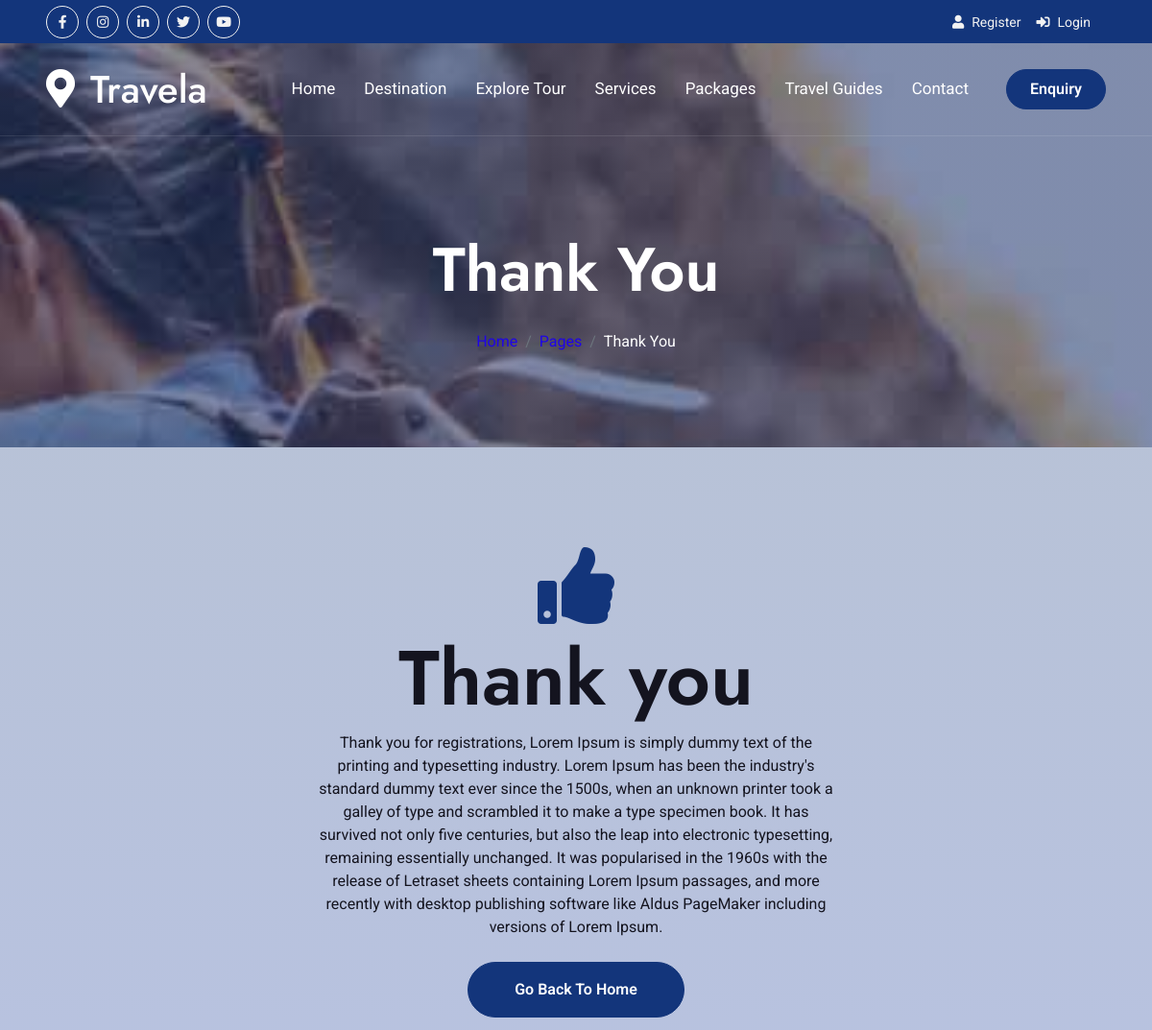
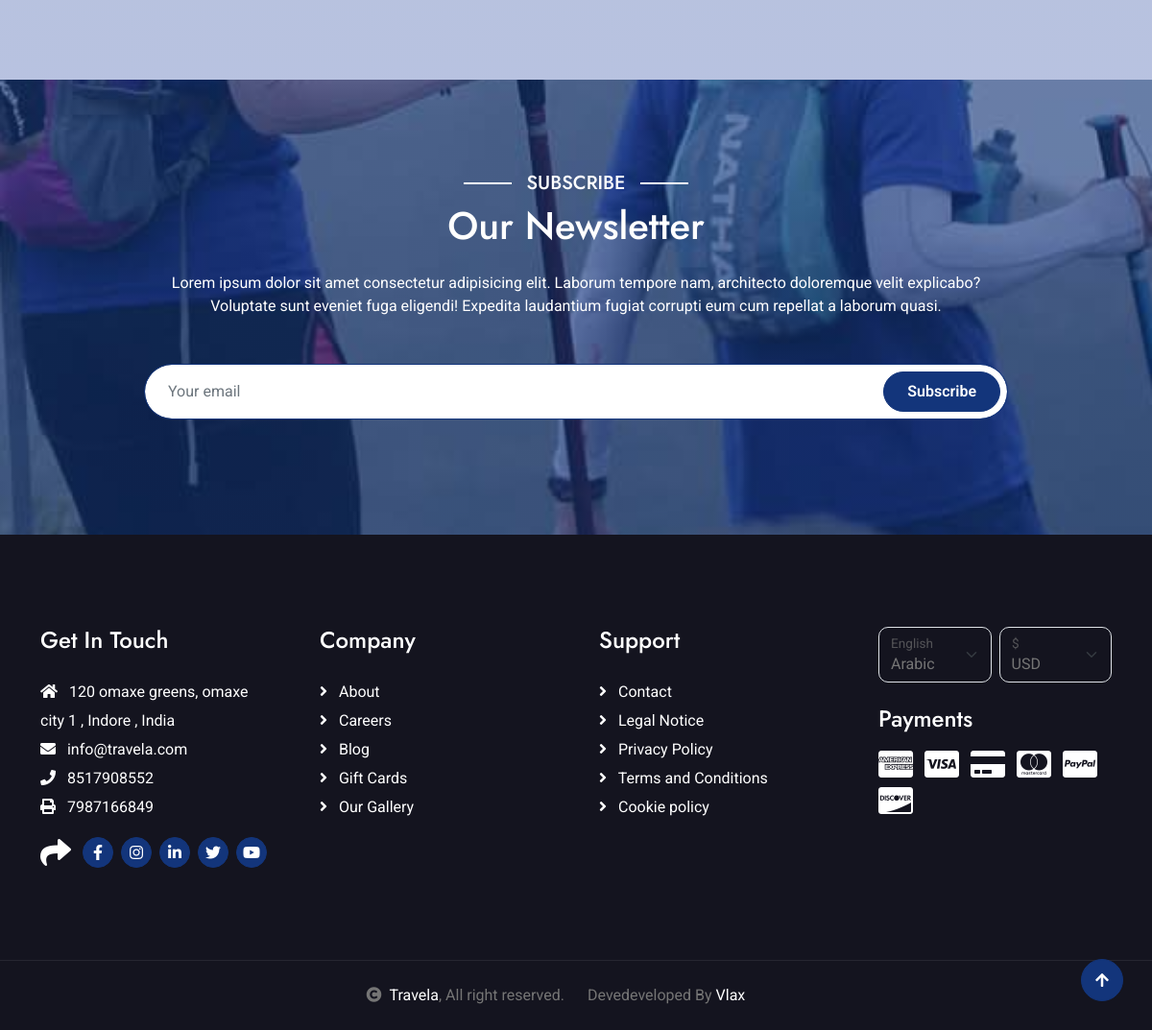
The app's page /thank-you/ with its own data (2 pictures, top to bottom).
### setting/models.py (models this page shows, shortened)
class SocialMediaLink(models.Model):
    social_media_title = models.CharField(max_length=50, verbose_name='Social Media Platform')
    social_media_url = models.CharField(max_length=50, verbose_name='Social Media URL')
    social_media_icon = models.CharField(max_length=50, verbose_name='Social Media icon')
    is_active = models.BooleanField(default=True)
    class Meta:
        verbose_name = 'Social Media Link'
        verbose_name_plural = 'Social Media Links'
        ordering = ['social_media_title']  # Order by platform name

class Setting(models.Model):
    site_name = models.CharField(max_length=100, verbose_name='Site Name')
    site_keywords = models.CharField(max_length=255, verbose_name='Site Keywords')
    site_email = models.EmailField(verbose_name='Site Email')
    site_hr_email = models.EmailField(verbose_name='Hr Email')
    site_phone = models.CharField(max_length=20, verbose_name='Site Phone')
    site_fax = models.CharField(max_length=20, verbose_name='Site FAX')
    site_address = models.CharField(max_length=255, verbose_name='Site Address')
    site_contry = models.CharField(max_length=255, verbose_name='Contry')
    site_city = models.CharField(max_length=255, verbose_name='City')
    site_logo = models.FileField(upload_to=logo_image_upload_path,max_length=250,null=True,default=None)
    site_description = models.TextField(verbose_name='Site Description')
    class Meta:
        verbose_name = 'Web Setting'
        verbose_name_plural = 'Website Setting'
        ordering = ['site_name']  # Order by site name

### dj_19/views.py (the view)
# urls.py: path('thank-you/', views.thankYouPage, name='thankYouPage'),
def thankYouPage(request):
    return render(request, 'pages/thank_you.html', {'title': 'Thank You', 'breadcrumb_title': 'Thank You'})

### dj_19/context_processors.py (called while the page is built, shortened)
def websiteInfo(request):
    data = Setting.objects.first()
    if data:
        return {
            'site_name': data.site_name,
            'site_description': data.site_description,
            'site_keywords': data.site_keywords,
            'site_logo': data.site_logo.url if data.site_logo else None,
            'site_email': data.site_email,
            'site_hr_email': data.site_hr_email,
            'site_phone': data.site_phone,
            'site_fax': data.site_fax,
            'site_address': data.site_address,
            'site_contry': data.site_contry,
            'site_city': data.site_city,
        }

def websiteDevedevelopedInfo(request):
    return {
        'devedeveloped_by': 'Vlax',
        'devedeveloped_url': 'https://vlax.in/',
    }

def websiteSocialMediaLinks(request):
    social_links = SocialMediaLink.objects.filter(is_active=True)
    return {
        'social_links': social_links,
    }

def registrationsFormDisplay(request):
    form = CreateUserForm()
    return {
        'registrationsForm':form
    }

def userInfoByUserID(request):
    user_profile = None
    if request.user.is_authenticated:
        try:
            user_profile = UserProfile.objects.get(user=request.user)
        except UserProfile.DoesNotExist:
            pass
    return {
        'UserProfileInfo': user_profile
    }

### templates/pages/thank_you.html (shortened to what this page needs)
{% extends 'main_templates.html' %}
{% block content %}
{% load static %}
{% include 'include/breadcrumb.html' %}
<div class="container-fluid py-5" style="background: linear-gradient(rgba(19, 53, 123, 0.3), rgba(19, 53, 153, 0.3)); object-fit: cover;">
   <div class="container py-5 text-center">
         <div class="row justify-content-center">
            <div class="col-lg-6">
               <i class="fa fa-thumbs-up display-1 text-primary" aria-hidden="true"></i>
               <h1 class="display-1">Thank you</h1>
               <p class="mb-4 text-dark">Thank you for registrations, Lorem Ipsum is simply dummy text of the printing and typesetting industry. Lorem Ipsum has been the industry's standard dummy text ever since the 1500s, when an unknown printer took a galley of type and scrambled it to make a type specimen book. It has survived not only five centuries, but also the leap into electronic typesetting, remaining essentially unchanged. It was popularised in the 1960s with the release of Letraset sheets containing Lorem Ipsum passages, and more recently with desktop publishing software like Aldus PageMaker including versions of Lorem Ipsum.</p>
               <a class="btn btn-primary rounded-pill py-3 px-5" href="{% url 'home' %}">Go Back To Home</a>
            </div>
         </div>
   </div>
</div>
{% endblock %}

### templates/include/topbar.html (shortened to what this page needs)
<div class="container-fluid bg-primary px-5 d-none d-lg-block">
            <div class="row gx-0">
                <div class="col-lg-8 text-center text-lg-start mb-2 mb-lg-0">
                    <div class="d-inline-flex align-items-center" style="height: 45px;">
                        {% for linkInfo in social_links %}
                        <a class="btn btn-sm btn-outline-light btn-sm-square rounded-circle me-2" href="{{linkInfo.social_media_url}}" target="_blank"><i class="{{linkInfo.social_media_icon}} fw-normal"></i></a>
                        {% endfor %}
                    </div>
                </div>
                <div class="col-lg-4 text-center text-lg-end">
                    <div class="d-inline-flex align-items-center" style="height: 45px;">
                        {% if user.is_authenticated and not user.is_superuser %}
                        <div class="dropdown">
                            <a href="#" class="dropdown-toggle text-light" data-bs-toggle="dropdown"><small><i class="fa fa-home me-2"></i> Welcome , {{request.user.first_name |capfirst}} {{request.user.last_name |capfirst}} </small></a>
                            <div class="dropdown-menu rounded">
                                <a href="{% url 'dashboard' %}" class="dropdown-item"><i class="fas fa-home me-2"></i>Dashboard</a>
                                <a href="{% url 'bookingList' %}" class="dropdown-item"><i class="fas fa-comment-alt me-2"></i> Booking List</a>
                                <a href="{% url 'travelEnquiry' %}" class="dropdown-item"><i class="fas fa-question-circle me-2"></i> Travel Enquiry</a>
                                <a href="{% url 'userGallery' %}" class="dropdown-item"><i class="fas fa-camera-retro me-2"></i> Gallery</a>
                                <a href="{% url 'userProfile' %}" class="dropdown-item"><i class="fas fa-user-alt me-2"></i> My Profile</a>
                                <a href="{% url 'changePassword' %}" class="dropdown-item"><i class="fas fa-cog me-2"></i> Account Settings</a>
                                <a href="{% url 'logout' %}" class="dropdown-item"><i class="fas fa-power-off me-2"></i> Log Out</a>
                            </div>
                        </div>
                        {% else  %}
                            <a href="javascript:void(0)" data-bs-toggle="modal" data-bs-target="#myRegisterModal"><small class="me-3 text-light"><i class="fa fa-user me-2"></i>Register</small></a>
                            <a href="javascript:void(0)" data-bs-toggle="modal" data-bs-target="#myLoginModal"><small class="me-3 text-light"><i class="fa fa-sign-in-alt me-2"></i>Login</small></a>
                        {% endif %}
                    </div>
                </div>
            </div>
        </div>

### templates/include/navbar.html (shortened to what this page needs)
 <nav class="navbar navbar-expand-lg navbar-light px-4 px-lg-5 py-3 py-lg-0">
                <a href="" class="navbar-brand p-0">
                    <h1 class="m-0"><i class="fa fa-map-marker-alt me-3"></i>{{ site_name|default:'Travela & Tourism' }}</h1>
                </a>
                <div class="collapse navbar-collapse" id="navbarCollapse">
                    <div class="navbar-nav ms-auto py-0">
                        <a href="{% url 'home' %}" class="nav-item nav-link {% if request.path == '/' %} active {% endif %} ">Home</a>
                        <a href="{% url 'destination' %}" class="nav-item nav-link {% if '/destination/' in request.path  %} active {% endif %}">Destination</a>
                        <a href="{% url 'exploreTour' %}" class="nav-item nav-link {% if request.path == '/explore-tour/' %} active {% endif %}">Explore Tour</a>
                        <a href="{% url 'services' %}" class="nav-item nav-link {% if '/services/' in request.path %} active {% endif %}">Services </a>
                        <a href="{% url 'packages_list' %}" class="nav-item nav-link {% if '/packages/' in request.path %} active {% endif %}">Packages</a>
                        <a href="{% url 'travelGuides' %}" class="nav-item nav-link {% if '/guide/' in request.path or request.path == '/travel-guides/' %}active{% endif %}">Travel Guides</a>
                        <a href="{% url 'contact' %}" class="nav-item nav-link {% if request.path == '/contact/' %} active {% endif %}">Contact</a>
                    </div>
                    <a href="{% url 'booking' %}" class="btn btn-primary rounded-pill py-2 px-4 ms-lg-4">Enquiry</a>
                </div>
            </nav>

### templates/include/footer.html (shortened to what this page needs)
<div class="container-fluid footer py-5">
    <div class="container py-5">
        <div class="row g-5">
            <div class="col-md-6 col-lg-6 col-xl-3">
                <div class="footer-item d-flex flex-column">
                    <h4 class="mb-4 text-white">Get In Touch</h4>
                    <a href=""><i class="fas fa-home me-2"></i> {{site_address}} , {{site_city}} , {{site_contry}}</a>
                    <a href=""><i class="fas fa-envelope me-2"></i> {{site_email}}</a>
                    <a href=""><i class="fas fa-phone me-2"></i> {{site_phone}}</a>
                    <a href="" class="mb-3"><i class="fas fa-print me-2"></i> {{site_fax}}</a>
                    <div class="d-flex align-items-center">
                        <i class="fas fa-share fa-2x text-white me-2"></i>
                        {% for linkInfo in social_links %}
                        <a class="btn-square btn btn-primary rounded-circle mx-1" href="{{linkInfo.social_media_url}}" target="_blank"><i class="{{linkInfo.social_media_icon}}"></i></a>
                        {% endfor %}
                    </div>
                </div>
            </div>
            <div class="col-md-6 col-lg-6 col-xl-3">
                <div class="footer-item d-flex flex-column">
                    <h4 class="mb-4 text-white">Company</h4>
                    <a href="{% url 'about' %}"><i class="fas fa-angle-right me-2"></i> About</a>
                    <a href="{% url 'careers' %}"><i class="fas fa-angle-right me-2"></i> Careers</a>
                    <a href="{% url 'blog' %}"><i class="fas fa-angle-right me-2"></i> Blog</a>
                    <a href="#"><i class="fas fa-angle-right me-2"></i> Gift Cards</a>
                    <a href="{% url 'gallery' %}"><i class="fas fa-angle-right me-2"></i> Our Gallery</a>
                </div>
            </div>
            <div class="col-md-6 col-lg-6 col-xl-3">
                <div class="footer-item d-flex flex-column">
                    <h4 class="mb-4 text-white">Support</h4>
                    <a href="{% url 'contact' %}"><i class="fas fa-angle-right me-2"></i> Contact</a>
                    <a href="{% url 'cmsContent' slug='legal-notice' %}"><i class="fas fa-angle-right me-2"></i> Legal Notice</a>
                    <a href="{% url 'cmsContent' slug='privacy-policy' %}"><i class="fas fa-angle-right me-2"></i> Privacy Policy</a>
                    <a href="{% url 'cmsContent' slug='terms-and-conditions' %}"><i class="fas fa-angle-right me-2"></i> Terms and Conditions</a>
                    <a href="{% url 'cmsContent' slug='cookie-policy' %}"><i class="fas fa-angle-right me-2"></i> Cookie policy</a>
                </div>
            </div>
            <div class="col-md-6 col-lg-6 col-xl-3">
                <div class="footer-item">
                    <div class="row gy-3 gx-2 mb-4">
                        <div class="col-xl-6">
                            <form>
                                <div class="form-floating">
                                    <select class="form-select bg-dark border">
                                        <option value="1">Arabic</option>
                                    </select>
                                    <label>English</label>
                                </div>
                            </form>
                        </div>
                        <div class="col-xl-6">
                            <form>
                                <div class="form-floating">
                                    <select class="form-select bg-dark border">
                                        <option value="1">USD</option>
                                    </select>
                                    <label>$</label>
                                </div>
                            </form>
                        </div>
                    </div>
                    <h4 class="text-white mb-3">Payments</h4>
                    <div class="footer-bank-card">
                        <a href="#" class="text-white me-2"><i class="fab fa-cc-amex fa-2x"></i></a>
                        <a href="#" class="text-white me-2"><i class="fab fa-cc-visa fa-2x"></i></a>
                        <a href="#" class="text-white me-2"><i class="fas fa-credit-card fa-2x"></i></a>
                        <a href="#" class="text-white me-2"><i class="fab fa-cc-mastercard fa-2x"></i></a>
                        <a href="#" class="text-white me-2"><i class="fab fa-cc-paypal fa-2x"></i></a>
                        <a href="#" class="text-white"><i class="fab fa-cc-discover fa-2x"></i></a>
                    </div>
                </div>
            </div>
        </div>
    </div>
</div>

### templates/include/copyright.html
<div class="container-fluid copyright text-body py-4">
<div class="container">
    <div class="row g-4 align-items-center">
        <div class="col-md-6 text-center text-md-end mb-md-0">
            <i class="fas fa-copyright me-2"></i><a class="text-white" href="#">{{ site_name|default:'Travela & Tourism' }}</a>, All right reserved.
        </div>
        <div class="col-md-6 text-center text-md-start">
            Devedeveloped By <a class="text-white" href="{{devedeveloped_url}}" target="_blank">{{devedeveloped_by}}</a>
        </div>
    </div>
</div>
</div>

### static/css/style.css (style rules this page uses)
.btn { font-weight: 600; transition: .5s; }
.btn-square { width: 32px; height: 32px; }
.btn-sm-square { width: 34px; height: 34px; }
.btn-square, .btn-sm-square, .btn-md-square, .btn-lg-square { padding: 0; display: flex; align-items: center; justify-content: center; font-weight: normal; border-radius: 50%; }
.btn.btn-primary { box-shadow: inset 0 0 0 0 var(--bs-primary); }
.navbar-light .navbar-nav .nav-link { font-family: 'Roboto', sans-serif; position: relative; padding: 35px 15px; color: var(--bs-white) !important; font-size: 17px; font-weight: 400; outline: none; transition: .5s; }
.navbar-light .navbar-brand h1 { color: var(--bs-white); }
@media (min-width: 992px) { .navbar-light { position: absolute; width: 100%; top: 0; left: 0; border-bottom: 1px solid rgba(255, 255, 255, .1); z-index: 999; } }
@media (min-width: 992px) { .navbar-light .navbar-nav .nav-link::before { position: absolute; content: ""; width: 100%; height: 0; bottom: -1px; left: 0; background: var(--bs-primary); transition: .5s; z-index: -1; } }
.footer { background: var(--bs-dark); }
.footer .footer-item a { line-height: 30px; color: var(--bs-white); transition: 0.5s; }
.copyright { border-top: 1px solid rgba(255, 255, 255, 0.08); background: var(--bs-dark) !important; }

### records on screen
Setting: site_name "Travela", site_address "120 omaxe greens, omaxe city 1", site_city "Indore", site_contry "India", site_email "info@travela.com", site_phone "8517908552", site_fax "7987166849"

### other values on screen
{{ breadcrumb_title }} "Thank You"
{{ title }} "Thank You"
{{ devedeveloped_by }} "Vlax"
